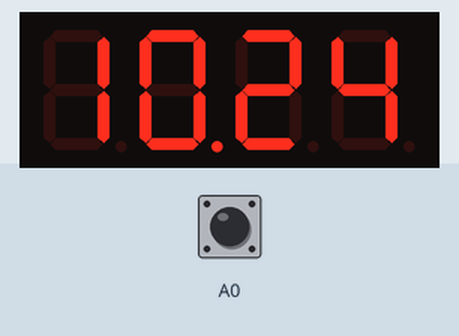
The sketch below on a simulated Arduino Uno, built with avr-gcc and run on an emulated ATmega328P. Parts: 4-digit seven-segment display. Inputs (shaded band) come from the test bench; at power-on: A0 HIGH. The local clock reads 2024-03-15 10:24:30 at power-on unless the sketch sets it.

Above: at 0.1 s.
At 60.5 s:
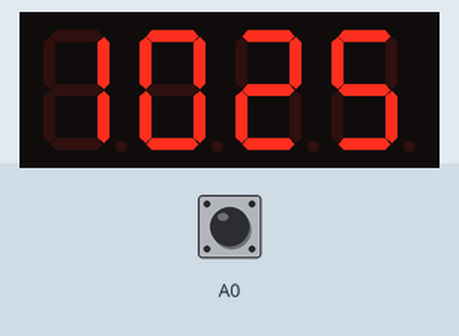
At 126.8 s:
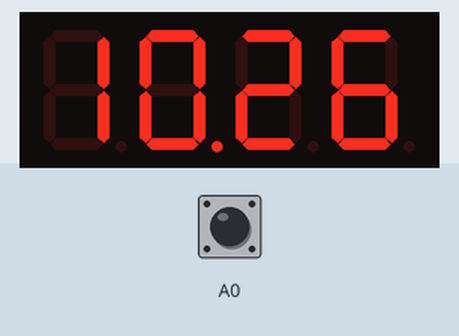

The sketch:

ClockIOT.ino
```cpp
//BY TANMOY SENGUPTA , DATE:- 28-06/20

#include "SevSeg.h"
#include <DS3231.h>
DS3231  rtc(SDA, SCL);
Time  t;
SevSeg sevseg;
void setup()
{
  pinMode(A0,INPUT_PULLUP);
  pinMode(A1,INPUT_PULLUP);
  pinMode(A2,INPUT_PULLUP);
  rtc.begin();
  Serial.begin(9600);
  byte numDigits = 4;
  byte digitPins[] = {2, 5, 4, 3};
  byte segmentPins[] = {6,7,8,9,10,12,13,11};
  bool updateWithDelays = false;
  bool leadingZeros = false;
  bool disableDecPoint = false;
  bool resistorsOnSegments = false;
  byte hardwareConfig = COMMON_ANODE;

  sevseg.begin(hardwareConfig, numDigits, digitPins, segmentPins, resistorsOnSegments,
  updateWithDelays, leadingZeros, disableDecPoint);
  sevseg.setBrightness(65);
}
int start=0;
int sat=0;
int m=0;
int pom=0;
int pom1=0;
void loop()
{
if(digitalRead(A0)==0)
{
    if(digitalRead(A1)==0)
  {
    if(pom==0)
    {
    sat=sat+1;
    if(sat>=24)
    sat=0;
    pom=1;
    }
  }
  else
  {pom=0;}
      if(digitalRead(A2)==0)
  {
    if(pom1==0)
    {
    m=m+1;
    if(m>=60)
    m=0;
    rtc.setTime(sat, m, 0);
    pom1=1;
    }
  }
  else
  {pom1=0;}

  sevseg.setNumber(sat*100+m);
  sevseg.refreshDisplay();
}
else
{
if(start>1600)
{
  start=0;
  }
  t = rtc.getTime();
String mi=String(t.min);
String ho=String(t.hour);

    int mt=mi.toInt();
    int h=ho.toInt();
    sat=h;
    m=mt;
    int tsg=h*100+mt;
    if(start<800)
    sevseg.setNumber(tsg, 2);
    if(start>800)
    sevseg.setNumber(tsg);
    start=start+1;
    sevseg.refreshDisplay();
}
}
//THANK YOU - -- --- - ---- - - ------- - - - - - - - - -- -- - - -- - - - - -------- - - -- - - -  - - - - - -- - - - - - - - --
```
